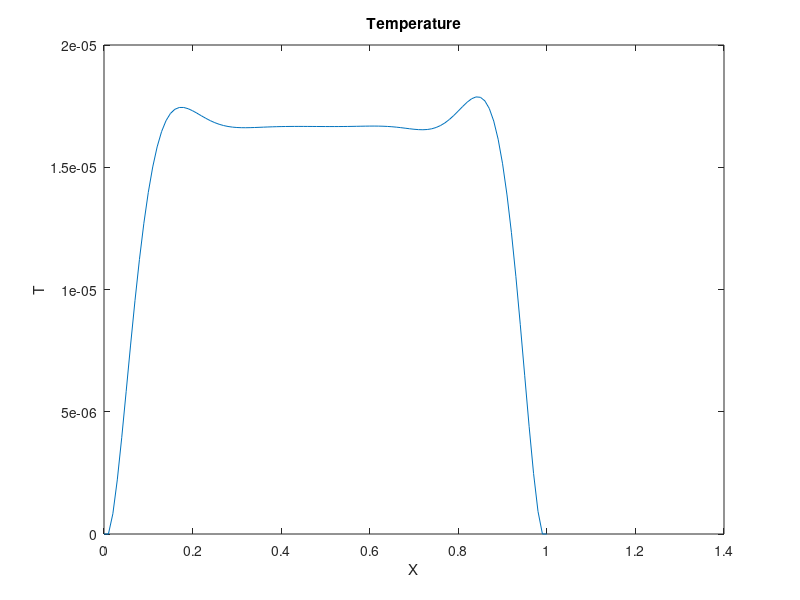

Write the MATLAB code that produced this figure.
clear
m=101;
dx=0.010;
dx4=dx*dx*dx*dx;
ss=5.0;
Twall=0.0;
T=zeros(m);x=zeros(m);Txx=zeros(m);
x(1)=0.0;
T(1)=Twall; To(1)=Twall;
for i=1:m-1
  x(i+1)=x(i)+dx;
end
%nstep=10000000;
nstep=1000;
for kk=1:nstep
  T(1)=0.0; T(2)=0.0;
  T(m)=0.0; T(m-1)=0.0;
  for i=3:m-2
    T(i)=(dx4*ss-(T(i+2)-4.*T(i+1)-4.0*T(i-1)+T(i-2)))/6.0;
  end

end
Txx(1)=2.*(T(2)-T(1))/(dx*dx);
Txx(m)=2.*(T(m-1)-T(m))/(dx*dx);
for i=2:m-1
  Txx(i)=(T(i+1)-2.*T(i)+T(i-1))/(dx*dx);
end
figure(1)
plot(x,T)

title('Temperature')
xlabel('X')
ylabel('T')
